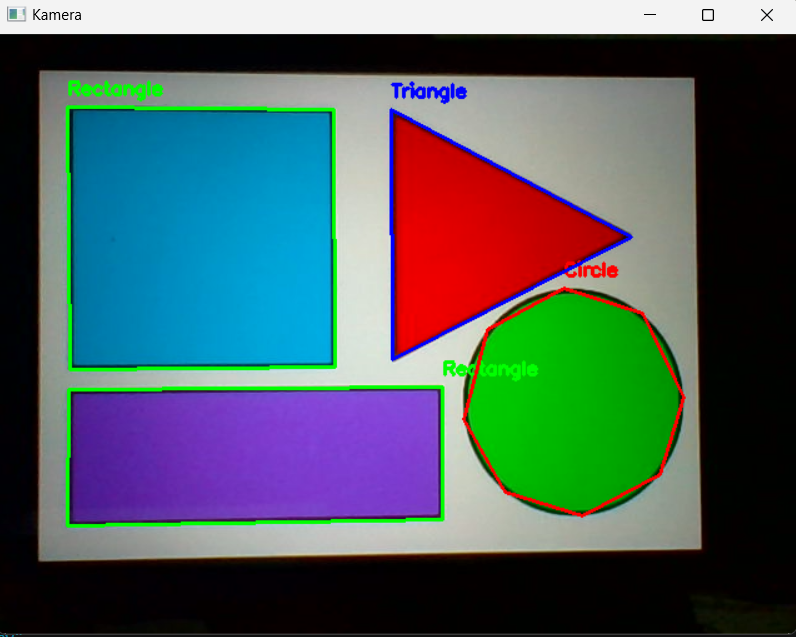
#> input picture First Test.png, 796 x 637 px, given in place of the camera
$ python 'Şekil Tespiti.py'
#> lines starting #> are read from the running program, lines starting #| are printed output that depends on the picture; after the words box and inside, x2 and y2 are one past the last pixel; in counts of white or black regions, pixels touching at a corner belong together
import cv2
import numpy as np

# Kamerayı aç
cap = cv2.VideoCapture(0)

while True:
    ret, frame = cap.read()
#> frame is the input picture: shape (637, 796, 3); mean B, G, R 95, 93.9, 77.3
    if not ret:
        break

    # Gri tonlara çevir ve bulanıklaştır
    gray = cv2.cvtColor(frame, cv2.COLOR_BGR2GRAY)
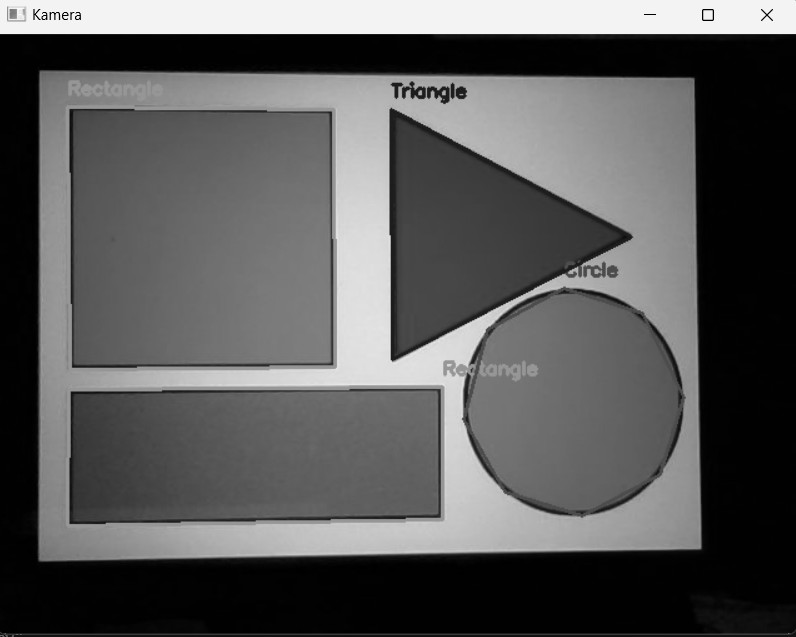
#> gray: shape (637, 796); min 0, max 252, mean 89
    blurred = cv2.GaussianBlur(gray, (5, 5), 0)

    # Kenar tespiti
    edges = cv2.Canny(blurred, 200, 450)
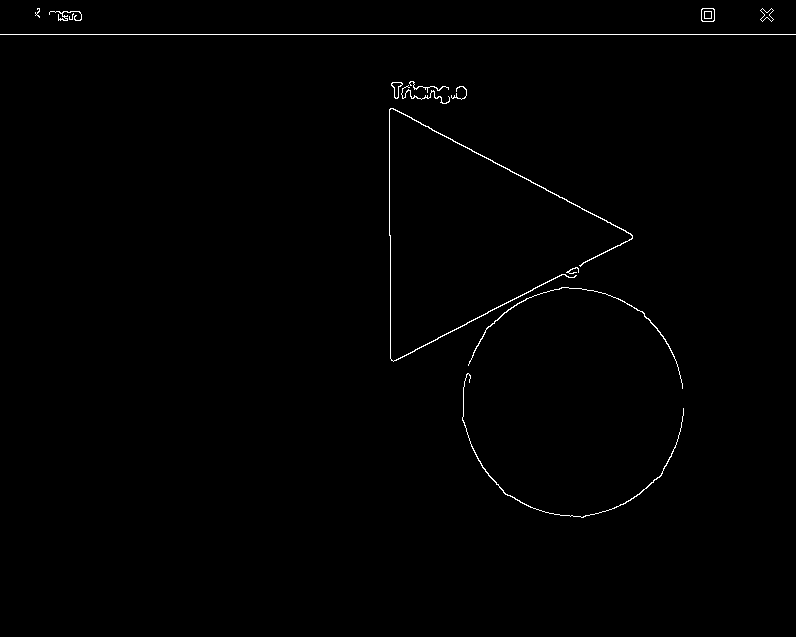
#> edges: shape (637, 796); 0.63% white in thin lines or dots, all inside (x1, y1, x2, y2) = (0, 8, 796, 518)

    # Konturları bul
    contours, _ = cv2.findContours(edges, cv2.RETR_EXTERNAL, cv2.CHAIN_APPROX_SIMPLE)
#> contours = 14 contours, 6 with area under 20; largest, box (x1, y1, x2, y2) and area: (389, 108, 633, 362) 248, (701, 8, 715, 22) 167, (462, 373, 684, 518) 96, (391, 82, 403, 99) 90, (468, 287, 683, 389) 87, (760, 8, 774, 22) 81, (401, 85, 450, 104) 26, (49, 11, 82, 21) 22

    # Maksimum 5 şekil göstermek için sayaç
    shape_count = 0

    for contour in contours:
        if shape_count >= 999:  # Maksimum 5 şekil göstermek için sınır koy
            break

        # Konturu yaklaştırarak köşe sayısını bul
        epsilon = 0.02 * cv2.arcLength(contour, True)
        approx = cv2.approxPolyDP(contour, epsilon, True)
        num_vertices = len(approx)

        # Şekli belirle
        shape = "Unknown"
        if num_vertices == 3:
            shape = "Triangle"
            # Şekli çerçevele ve ismini yazdır
            cv2.drawContours(frame, [approx], 0, (255, 0, 0), 2)
            x, y = approx.ravel()[0], approx.ravel()[1] - 10
            cv2.putText(frame, shape, (x, y), cv2.FONT_HERSHEY_SIMPLEX, 0.5, (255, 0, 0), 2)
        elif num_vertices == 4:
            shape = "Rectangle"
            # Şekli çerçevele ve ismini yazdır
            cv2.drawContours(frame, [approx], 0, (0, 255, 0), 2)
            x, y = approx.ravel()[0], approx.ravel()[1] - 10
            cv2.putText(frame, shape, (x, y), cv2.FONT_HERSHEY_SIMPLEX, 0.5, (0, 255, 0), 2)
        elif num_vertices > 6:
            shape = "Circle"
            # Şekli çerçevele ve ismini yazdır
            cv2.drawContours(frame, [approx], 0, (0, 0, 255), 2)
            x, y = approx.ravel()[0], approx.ravel()[1] - 10
            cv2.putText(frame, shape, (x, y), cv2.FONT_HERSHEY_SIMPLEX, 0.5, (0, 0, 255), 2)


        # Şekil sayısını artır
        shape_count += 1
#> this loop made 14 passes
#> (epsilon, approx, num_vertices, shape, x, y) on pass 13: (0.993, [[702, 8], [701, 20], [713, 21], [714, 9]], 4, 'Rectangle', 702, -2)
#> (epsilon, num_vertices, shape, x, y) on passes 1 to 6: (16.49, 8, 'Circle', 464, 371), (12.86, 8, 'Circle', 468, 354), (1.08, 8, 'Circle', 578, 258), (33.51, 8, 'Circle', 389, 99), (1.84, 15, 'Circle', 466, 79), (4.47, 17, 'Circle', 402, 78)
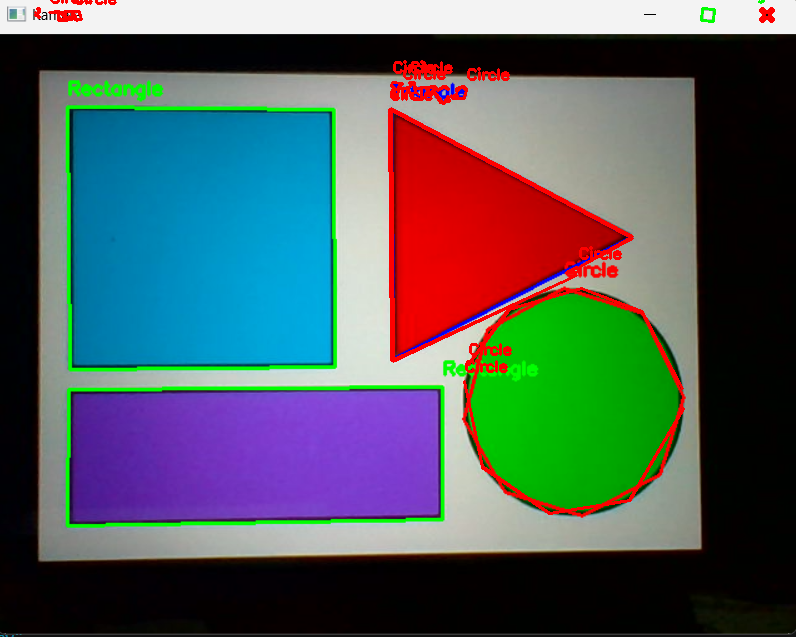
#> frame: shape (637, 796, 3); 1.76% of pixels changed, all inside (x1, y1, x2, y2) = (34, 0, 775, 515)
#> after the loop, shape_count = 14

    # Görüntüyü göster
    cv2.imshow("Kamera", frame)

    if cv2.waitKey(1) & 0xFF == ord("q"):
#> (key q is pressed here)
        break

cap.release()
cv2.destroyAllWindows()
